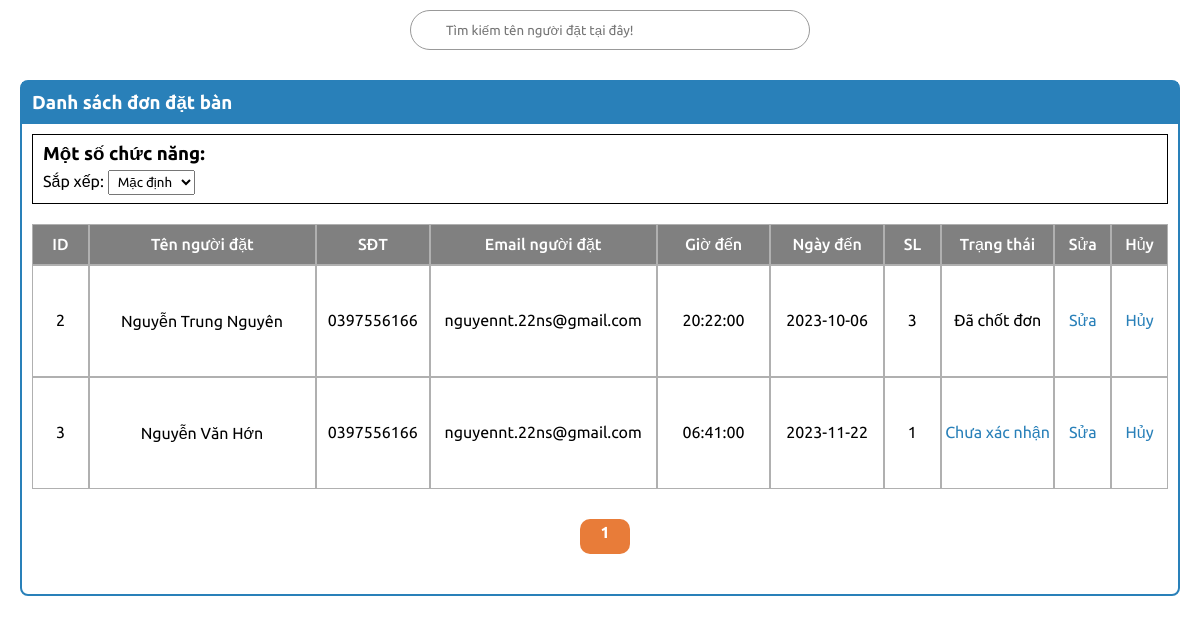
Page /admin/booking.php (signed in) on the committed database.
### tables this page shows
CREATE TABLE `booking` (
  `id` int(100) NOT NULL,
  `user_id` int(100) NOT NULL,
  `name` varchar(100) NOT NULL,
  `sdt` varchar(100) NOT NULL,
  `email` varchar(100) NOT NULL,
  `person` int(100) NOT NULL,
  `numTable` int(100) NOT NULL,
  `hour` time NOT NULL,
  `day` date NOT NULL,
  `note` varchar(1000) NOT NULL,
  `result` varchar(100) NOT NULL
);

### admin/booking.php (the view, shortened to what this page needs)
<?php
include '../JDBC/config.php';
$sxCondition = "";
$sortParam = "";
$search = isset($_GET['name']) ? $_GET['name'] : "";
$per_page = !empty($_GET['per_page']) ? $_GET['per_page'] : 10;
$defaultPage = !empty($_GET['page']) ? $_GET['page'] : 1;
$offset = ($defaultPage - 1) * $per_page;
if ($search) {
    $selectMain = mysqli_query($conn, "SELECT * FROM `booking` WHERE `name` LIKE '%" . $search . "%' " . $sxCondition . " LIMIT " . $per_page . " OFFSET " . $offset) or die('query failed');
    $totalPro = mysqli_query($conn, "SELECT * FROM `booking` WHERE `name` LIKE '%" . $search . "%'");
} else {
    $selectMain = mysqli_query($conn, "SELECT * FROM `booking` " . $sxCondition . " LIMIT " . $per_page . " OFFSET " . $offset) or die('query failed');
}
?>
<!DOCTYPE html>
<html lang="en">
<head>
    <link rel="stylesheet" href="../CSS/adminCSS.css">
</head>
<body>
    <div class="contai">
        <div class="main">
            <div class="top">
                <div class="small-menu">
                </div>
                <div class="search">
                    <form method="get">
                        <input type="text" placeholder="Tìm kiếm tên người đặt tại đây!" name="name" value="<?= isset($_GET['name']) ? $_GET['name'] : "" ?>">
                    </form>
                </div>
                <div class="user">
                    <ion-icon name="person-circle-outline"></ion-icon>
                </div>
            </div>
            <div class="content-main">
                <div class="content-box">
                    <div class="content-box-title">
                        <h3>Danh sách đơn đặt bàn</h3>
                    </div>
                    <div class="content-box-main">
                        <div class="content-box-menu">
                            <h3>Một số chức năng: </h3>
                            <div class="cbm-main">
                                <div class="cbm-text-1">
                                    <label for="">Sắp xếp: </label>
                                    <select class="sort-box" onchange="this.options[this.selectedIndex].value && (window.location = this.options[this.selectedIndex].value);">
                                        <option <?php if (isset($_GET['field']) && $_GET['field'] == '' && isset($_GET['sort']) && $_GET['sort'] == '') { ?> selected <?php } ?> value="?<?= $sortParam ?>">Mặc định</option>
                                    </select>
                                </div>
                            </div>
                        </div>
                        <div class="content-box-pro">
                            <div class="content-box-pro-title">
                                <div class="cbpt-text">
                                    <span>ID</span>
                                </div>
                                <div class="cbpt-text bct-1">
                                    <span>Tên người đặt</span>
                                </div>
                                <div class="cbpt-text bct-2">
                                    <span>SĐT</span>
                                </div>
                                <div class="cbpt-text bct-3">
                                    <span>Email người đặt</span>
                                </div>
                                <div class="cbpt-text bct-4">
                                    <span>Giờ đến</span>
                                </div>
                                <div class="cbpt-text bct-5">
                                    <span>Ngày đến</span>
                                </div>
                                <div class="cbpt-text bct-8">
                                    <span>SL</span>
                                </div>
                                <div class="cbpt-text bct-7">
                                    <span>Trạng thái</span>
                                </div>
                                <div class="cbpt-text bct-8">
                                    <span>Sửa</span>
                                </div>
                                <div class="cbpt-text bct-9">
                                    <span>Hủy</span>
                                </div>
                            </div>
                            <?php
                            if (mysqli_num_rows($selectMain) > 0) {
                                while ($fetch = mysqli_fetch_assoc($selectMain)) {
                            ?>
                                    <div class="content-box-pro-main">
                                        <div class="content-box-pro-1">
                                            <div class="cbp-content">
                                                <span><?php echo $fetch['id']; ?></span>
                                            </div>
                                        </div>
                                        <div class="content-box-pro-2 bcbp-1">
                                            <div class="cbp-content">
                                                <span><?php echo $fetch['name']; ?></span>
                                            </div>
                                        </div>
                                        <div class="content-box-pro-3 bcbp-2">
                                            <div class="cbp-content">
                                                <span><?php echo $fetch['sdt']; ?></span>
                                            </div>
                                        </div>
                                        <div class="content-box-pro-4 bcbp-3">
                                            <div class="cbp-content">
                                                <span><?php echo $fetch['email']; ?></span>
                                            </div>
                                        </div>
                                        <div class="content-box-pro-5 bcbp-4">
                                            <div class="cbp-content">
                                                <span><?php echo $fetch['hour']; ?></span>
                                            </div>
                                        </div>
                                        <div class="content-box-pro-8 bcbp-5">
                                            <div class="cbp-content">
                                                <span><?php echo $fetch['day']; ?></span>
                                            </div>
                                        </div>
                                        <div class="content-box-pro-7 bcbp-8">
                                            <div class="cbp-content">
                                                <span><?php echo $fetch['person']; ?></span>
                                            </div>
                                        </div>
                                        <div class="content-box-pro-10 bcbp-7">
                                            <div class="cbp-content">
                                                <?php
                                                if ($fetch['result'] == "Chưa xác nhận")
                                                {
                                                    echo "<a href='booking.php?capNhat=".$fetch['id']."'>".$fetch['result']."</a>";
                                                }
                                                else {
                                                    echo "<span>".$fetch['result']."</span>";
                                                }
                                                ?>
                                            </div>
                                        </div>
                                        <div class="content-box-pro-7 bcbp-8">
                                            <div class="cbp-content">
                                                <a href="addProduct.php?id=<?php echo $fetch['id']; ?>">Sửa</a>
                                            </div>
                                        </div>
                                        <div class="content-box-pro-6 bcbp-9">
                                            <div class="cbp-content">
                                                <a href="booking.php?remove=<?php echo $fetch['id']; ?>" onclick="return confirm('Bạn muốn hủy đơn đặt bàn này?')">Hủy</a>
                                            </div>
                                        </div>
                                    </div>
                            <?php
                                }
                            };
                            ?>
                        </div>
                        <?php
                        include '../product/page.php';
                        ?>
                    </div>
                </div>
            </div>
        </div>
    </div>
</body>
</html>

### rows in the picture
booking: id "2", name "Nguyễn Trung Nguyên", sdt "0397556166", email "nguyennt.22ns@gmail.com", hour "20:22:00", day "2023-10-06", person "3", result "Đã chốt đơn"
booking: id "3", name "Nguyễn Văn Hớn", sdt "0397556166", email "nguyennt.22ns@gmail.com", hour "06:41:00", day "2023-11-22", person "1", result "Chưa xác nhận"
